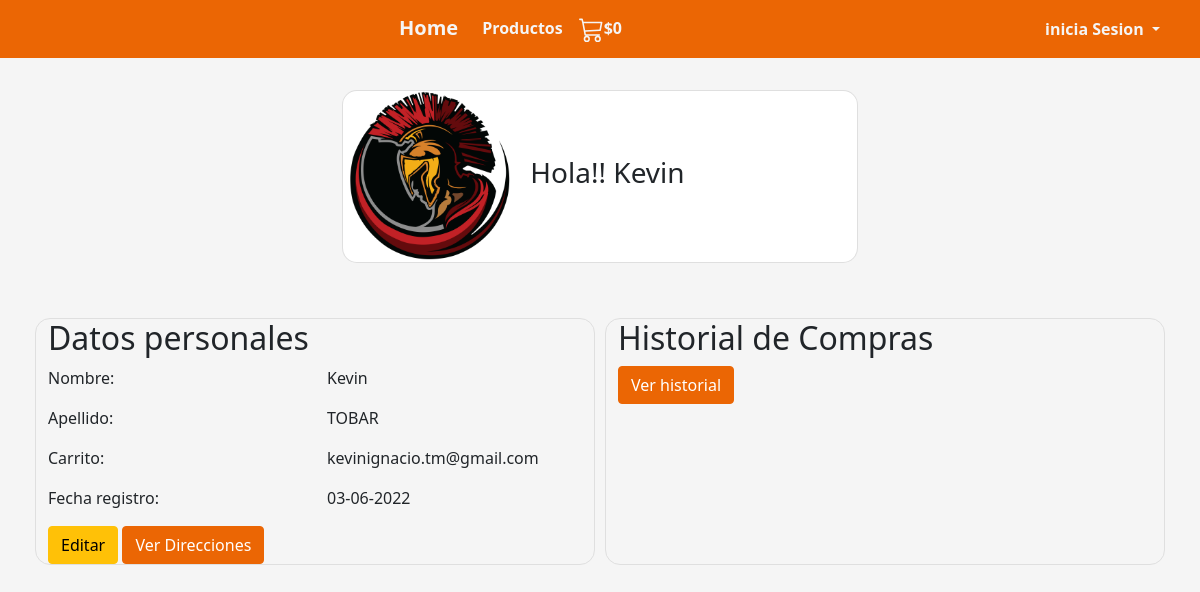
The app's page /user/listarPerfil/19781845/ with its own data.
### user/models.py (models this page shows, shortened)
class Usuario(AbstractUser):
    rut                = models.IntegerField(primary_key=True)
    dv                 = models.CharField(max_length=1, null=False)
    nombre             = models.CharField('Nombre',max_length=70, null=False, blank=False)
    apellido           = models.CharField('Apellido',max_length=70, null=False, blank=False)
    correo             = models.EmailField('Correo',max_length=60, null=False, blank=False, unique=True)
    telefono           = models.IntegerField(null=False)
    creacion_fec       = models.DateTimeField('Fecha de ingreso', auto_now_add=True)
    actualizacion_fec  = models.DateTimeField('Fecha actualizacion', auto_now=True)
    USERNAME_FIELD = 'correo'
    class meta:
        verbose_name = 'Usuario'
        verbose_name_plural = 'Usuarios'

### user/views.py (the view)
# urls.py: path('listarPerfil/<id>/', listar_perfil, name='listar_perfil'),
def listar_perfil(request, id):
    usuario = Usuario.objects.filter(rut=id)
    data = {
        'usuario':usuario
    }
    return render(request,'perfil/listarPerfil.html',data)

### carrito/context_processor.py (called while the page is built)
def importe_total_carro(request):
    total=0
    if 'carro' in request.session:
        for key, value in request.session["carro"].items():
            total=total+(int(value["precio"]))
    return {"importe_total_carro":total}

def precio_totalMasEnvio(request):
    precio_envio = PrecioEnvio.objects.only('precio').get(id_envio=1)
    total=0 + precio_envio.precio
    if 'carro' in request.session:
        for key, value in request.session["carro"].items():
            total=total+(int(value["precio"]))
    return {"precio_totalMasEnvio":total}

### user/templates/perfil/listarPerfil.html (shortened to what this page needs)
{% extends 'web/base.html' %}
{% load crispy_forms_tags %}
{% load static %}
{% block body %}
<div class="container-sm" id="perfil">
    <div class="container-sm" id="usuario">
        {% for u in usuario %}
        <div class="card mb-3" id="cardPerfil">
            <div class="row g-0">
                <div class="col-md-4">
                    <img src="{% static 'imagenes/icono3.1.png' %}" class="img-fluid rounded-start" alt="...">
                </div>
                <div class="col-md-8 align-self-center">
                    <div class="card-body">
                        <h3>Hola!! {{u.nombre | title}}</h3>
                    </div>
                </div>
            </div>
        </div>
        {% endfor %}
    </div>
    <div class="row" id="infoPerfil">
        <div class="col-sm" id="datosPersonales">
            <h2>Datos personales</h2>
            <div class="row">
                <div class="col">
                    <p>Nombre:</p>
                    <p>Apellido:</p>
                    <p>Carrito:</p>
                    <p>Fecha registro:</p>
                </div>
                <div class="col">
                    {% for u in usuario %}
                    <p>{{ u.nombre | title }}</p>
                    <p>{{ u.apellido }}</p>
                    <p>{{ u.correo }}</p>
                    <p>{{ u.creacion_fec | date:'d-m-Y' }}</p>
                    {% endfor %}
                </div>
                <div class="container-md">
                    <a href="{% url 'modificar_perfil' user.rut %}"><button type="button" class="btn btn-warning">Editar</button></a>
                    <a href="{% url 'listar_direccion' user.rut %}"><button type="button" class="btn btn-primary">Ver Direcciones</button></a>
                </div>
            </div>
        </div>
        <div class="col-sm" id="HistorialCompra">
            <h2>Historial de Compras</h2>
            <a href="{% url 'lista_detalleCompra' user.rut %}"> <button type="button" class="btn btn-primary"> Ver
                    historial</button> </a>
        </div>
    </div>
</div>
{% endblock %}

### static/css/style.css (style rules this page uses)
body { background-color: black; }
.btn-primary { background-color: #EB6604 !important; border-color: #EB6604 !important; }
#perfil { padding-top: 90px; }
#cardPerfil { border-radius: 15px; }
#usuario { max-width: 540px; }
#infoPerfil { margin-top: 50px; }
#datosPersonales { border: 1px solid #dfdfdf; border-radius: 15px; margin: 5px; }
#HistorialCompra { border: 1px solid #dfdfdf; border-radius: 15px; margin: 5px; }

### records on screen
Usuario: nombre "Kevin", apellido "TOBAR", correo "kevinignacio.tm@gmail.com", creacion_fec "03-06-2022"

### other values on screen
{{ importe_total_carro }} "0"
